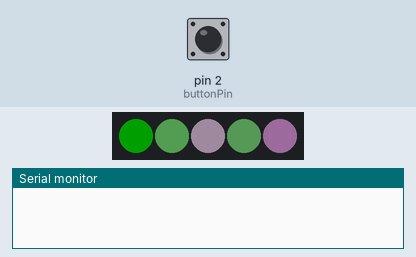
Bench run of a sketch on a simulated Arduino Uno, built with avr-gcc and run on an emulated ATmega328P. On the bench: 5 RGB LEDs in strip order, left to right, the last lines printed to the serial monitor. Inputs (shaded band) come from the test bench; at power-on: pin 2 (buttonPin) LOW. Dim RGB values are drawn brighter than linear.

Above: at 1.2 s.
1.3 s: pin 2 (buttonPin) pulled HIGH for 0.15 s
At 2.7 s:
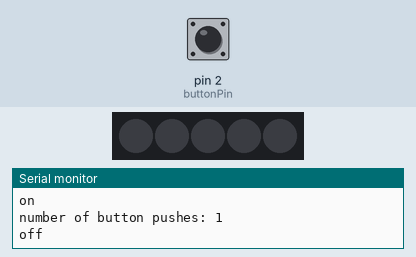
Timing chart, 0 to 4.3 s (numbered marks = the images above; inputs shaded):
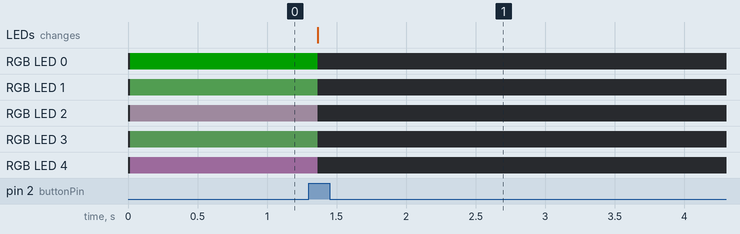

The sketch:

Push_Button.ino
```cpp
#include <FastLED.h>
const int  buttonPin = 2;    // the pin that the pushbutton is attached to
const int ledPin = 13;       // the pin that the LED is attached to

#define NUM_LEDS 5
CRGB leds[NUM_LEDS];

// Variables will change:
int buttonPushCounter = 0;   // counter for the number of button presses
int buttonState = 0;         // current state of the button
int lastButtonState = 0;     // previous state of the button

void setup() {
  FastLED.addLeds<WS2812, ledPin, GRB>(leds, NUM_LEDS);
  FastLED.setMaxPowerInVoltsAndMilliamps(5, 500);
  FastLED.clear();
  FastLED.show();

  // initialize the button pin as a input:
  pinMode(buttonPin, INPUT);
  // initialize the LED as an output:
  pinMode(ledPin, OUTPUT);
  // initialize serial communication:
  Serial.begin(9600);

}


void loop() {
  // read the pushbutton input pin:
  buttonState = digitalRead(buttonPin);

  // compare the buttonState to its previous state
  if (buttonState != lastButtonState) {
    // if the state has changed, increment the counter
    if (buttonState == HIGH) {
      // if the current state is HIGH then the button went from off to on:
      buttonPushCounter++;
      Serial.println("on");
      Serial.print("number of button pushes: ");
      Serial.println(buttonPushCounter);
    } else {
      // if the current state is LOW then the button went from on to off:
      Serial.println("off");
    }
    // Delay a little bit to avoid bouncing
    delay(50);
  }
  // save the current state as the last state, for next time through the loop
  lastButtonState = buttonState;


  // turns on the LED every four button pushes by checking the modulo of the
  // button push counter. the modulo function gives you the remainder of the
  // division of two numbers:
  if (buttonPushCounter % 4 == 0) {
    digitalWrite(ledPin, HIGH);
    for (int i=0; i<NUM_LEDS; i++){
      leds[i] = CRGB(120*i, 255 - 25*i, 120*i );
      FastLED.setBrightness(2*i*i);  //if so, change the state of the LED.  Uses a neat trick to change the state
      FastLED.show();
    }
  }
  else {
    digitalWrite(ledPin, LOW);
    for (int i=0; i<NUM_LEDS; i++){
      leds[i] = CRGB(120*i, 255 - 25*i, 120*i );
      FastLED.setBrightness(0);  //if so, change the state of the LED.  Uses a neat trick to change the state
      FastLED.show();
    }
    }


}
```

Measured:
- after the input at 1.3 s, RGB LED 0: RGB(0, 32, 0) → off after 0.06 s; RGB LED 1: RGB(15, 29, 15) → off after 0.06 s; RGB LED 2: RGB(30, 26, 30) → off after 0.06 s; RGB LED 3: RGB(13, 23, 13) → off after 0.06 s; RGB LED 4: RGB(28, 19, 28) → off after 0.06 s; the LEDs: change after 0.06 s (image 1)
